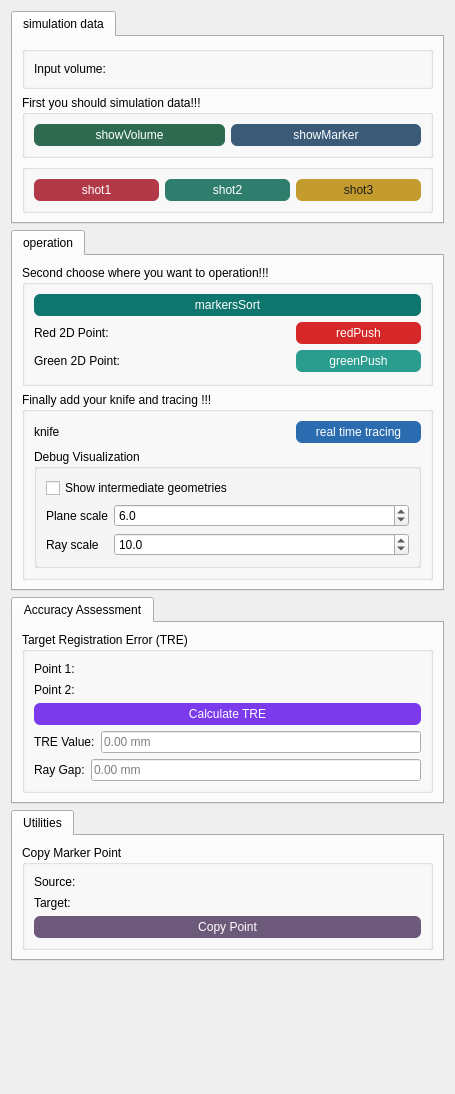
<?xml version="1.0" encoding="UTF-8"?>
<ui version="4.0">
 <class>Biplane</class>
 <widget class="qMRMLWidget" name="Biplane">
  <property name="geometry">
   <rect>
    <x>0</x>
    <y>0</y>
    <width>455</width>
    <height>1094</height>
   </rect>
  </property>
  <layout class="QVBoxLayout" name="verticalLayout">
   <item>
    <widget class="QTabWidget" name="tabWidget">
     <property name="currentIndex">
      <number>0</number>
     </property>
     <widget class="QWidget" name="tab">
      <attribute name="title">
       <string>simulation data</string>
      </attribute>
      <layout class="QVBoxLayout" name="verticalLayout_7">
       <item>
        <widget class="QGroupBox" name="groupBox_4">
         <property name="title">
          <string/>
         </property>
         <layout class="QHBoxLayout" name="horizontalLayout_6">
          <item>
           <layout class="QHBoxLayout" name="horizontalLayout_5">
            <item>
             <widget class="QLabel" name="label">
              <property name="text">
               <string>Input volume:</string>
              </property>
             </widget>
            </item>
            <item>
             <widget class="qMRMLNodeComboBox" name="inputSelector">
              <property name="toolTip">
               <string>Pick the input to the algorithm.</string>
              </property>
              <property name="nodeTypes">
               <stringlist notr="true">
                <string>vtkMRMLScalarVolumeNode</string>
               </stringlist>
              </property>
              <property name="showChildNodeTypes">
               <bool>false</bool>
              </property>
              <property name="addEnabled">
               <bool>false</bool>
              </property>
              <property name="removeEnabled">
               <bool>false</bool>
              </property>
              <property name="SlicerParameterName" stdset="0">
               <string>inputVolume</string>
              </property>
             </widget>
            </item>
           </layout>
          </item>
         </layout>
        </widget>
       </item>
       <item>
        <widget class="QGroupBox" name="groupBox">
         <property name="title">
          <string>First you should simulation data!!!</string>
         </property>
         <layout class="QHBoxLayout" name="horizontalLayout_7">
          <item>
           <layout class="QHBoxLayout" name="horizontalLayout">
            <item>
             <widget class="QPushButton" name="showVolumeButton">
              <property name="styleSheet">
               <string>QPushButton { background-color: #2d6a4f; color: white; border-radius: 6px; padding: 4px 10px; } QPushButton:hover { background-color: #1b4332; }</string>
              </property>
              <property name="text">
               <string>showVolume</string>
              </property>
             </widget>
            </item>
            <item>
             <widget class="QPushButton" name="showMarkerButton">
              <property name="styleSheet">
               <string>QPushButton { background-color: #3a5a78; color: white; border-radius: 6px; padding: 4px 10px; } QPushButton:hover { background-color: #2b4158; }</string>
              </property>
              <property name="text">
               <string>showMarker</string>
              </property>
             </widget>
            </item>
           </layout>
          </item>
         </layout>
        </widget>
       </item>
       <item>
        <widget class="QGroupBox" name="groupBox_5">
         <property name="title">
          <string/>
         </property>
         <layout class="QHBoxLayout" name="horizontalLayout_8">
          <item>
           <layout class="QVBoxLayout" name="verticalLayout_2">
            <item>
             <widget class="QPushButton" name="shot1AllButton">
              <property name="styleSheet">
               <string>QPushButton { background-color: #b23a48; color: white; border-radius: 6px; padding: 4px 10px; } QPushButton:hover { background-color: #8a2b36; }</string>
              </property>
              <property name="text">
               <string>shot1</string>
              </property>
             </widget>
            </item>
           </layout>
          </item>
          <item>
           <layout class="QVBoxLayout" name="verticalLayout_3">
            <item>
             <widget class="QPushButton" name="shot2AllButton">
              <property name="styleSheet">
               <string>QPushButton { background-color: #2f7d6d; color: white; border-radius: 6px; padding: 4px 10px; } QPushButton:hover { background-color: #225c51; }</string>
              </property>
              <property name="text">
               <string>shot2</string>
              </property>
             </widget>
            </item>
           </layout>
          </item>
          <item>
           <layout class="QVBoxLayout" name="verticalLayout_4">
            <item>
             <widget class="QPushButton" name="shot3AllButton">
              <property name="styleSheet">
               <string>QPushButton { background-color: #c49b2d; color: #1d1d1d; border-radius: 6px; padding: 4px 10px; } QPushButton:hover { background-color: #a37e1f; }</string>
              </property>
              <property name="text">
               <string>shot3</string>
              </property>
             </widget>
            </item>
           </layout>
          </item>
         </layout>
        </widget>
       </item>
      </layout>
     </widget>
    </widget>
   </item>
   <item>
    <widget class="QTabWidget" name="tabWidget_2">
     <property name="currentIndex">
      <number>0</number>
     </property>
     <widget class="QWidget" name="tab_2">
      <attribute name="title">
       <string>operation</string>
      </attribute>
      <layout class="QVBoxLayout" name="verticalLayout_8">
       <item>
        <widget class="QGroupBox" name="groupBox_2">
         <property name="title">
          <string>Second choose where you want to operation!!!</string>
         </property>
         <layout class="QVBoxLayout" name="verticalLayout_5">
          <item>
           <widget class="QPushButton" name="markersSortButton">
            <property name="styleSheet">
             <string>QPushButton { background-color: #0f766e; color: white; border-radius: 6px; padding: 4px 10px; } QPushButton:hover { background-color: #0a5b55; }</string>
            </property>
            <property name="text">
             <string>markersSort</string>
            </property>
           </widget>
          </item>
          <item>
           <layout class="QHBoxLayout" name="horizontalLayout_2">
            <item>
             <widget class="QLabel" name="label_6">
              <property name="text">
               <string>Red 2D Point:  </string>
              </property>
             </widget>
            </item>
            <item>
             <widget class="qMRMLNodeComboBox" name="Red2DPSelector">
              <property name="nodeTypes">
               <stringlist notr="true">
                <string>vtkMRMLMarkupsFiducialNode</string>
               </stringlist>
              </property>
              <property name="showChildNodeTypes">
               <bool>false</bool>
              </property>
              <property name="hideChildNodeTypes">
               <stringlist notr="true"/>
              </property>
              <property name="addEnabled">
               <bool>false</bool>
              </property>
              <property name="removeEnabled">
               <bool>false</bool>
              </property>
              <property name="interactionNodeSingletonTag">
               <string notr="true"/>
              </property>
             </widget>
            </item>
            <item>
             <widget class="QPushButton" name="redPushButton">
              <property name="styleSheet">
               <string>QPushButton { background-color: #d62828; color: white; border-radius: 6px; padding: 4px 10px; } QPushButton:hover { background-color: #a91f1f; }</string>
              </property>
              <property name="text">
               <string> redPush </string>
              </property>
             </widget>
            </item>
           </layout>
          </item>
          <item>
           <layout class="QHBoxLayout" name="horizontalLayout_3">
            <item>
             <widget class="QLabel" name="label_7">
              <property name="text">
               <string>Green 2D Point:</string>
              </property>
             </widget>
            </item>
            <item>
             <widget class="qMRMLNodeComboBox" name="Green2DPSelector">
              <property name="nodeTypes">
               <stringlist notr="true">
                <string>vtkMRMLMarkupsFiducialNode</string>
               </stringlist>
              </property>
              <property name="showChildNodeTypes">
               <bool>false</bool>
              </property>
              <property name="hideChildNodeTypes">
               <stringlist notr="true"/>
              </property>
              <property name="addEnabled">
               <bool>false</bool>
              </property>
              <property name="removeEnabled">
               <bool>false</bool>
              </property>
              <property name="interactionNodeSingletonTag">
               <string notr="true"/>
              </property>
             </widget>
            </item>
            <item>
             <widget class="QPushButton" name="greenPushButton">
              <property name="styleSheet">
               <string>QPushButton { background-color: #2a9d8f; color: white; border-radius: 6px; padding: 4px 10px; } QPushButton:hover { background-color: #1e7369; }</string>
              </property>
              <property name="text">
               <string>greenPush</string>
              </property>
             </widget>
            </item>
           </layout>
          </item>
         </layout>
        </widget>
       </item>
       <item>
        <widget class="QGroupBox" name="groupBox_3">
         <property name="title">
          <string>Finally add your knife and tracing !!!</string>
         </property>
         <layout class="QVBoxLayout" name="verticalLayout_6">
          <item>
           <layout class="QHBoxLayout" name="horizontalLayout_4">
            <item>
             <widget class="QLabel" name="label_2">
              <property name="text">
               <string>knife</string>
              </property>
             </widget>
            </item>
            <item>
             <widget class="qMRMLNodeComboBox" name="knifeSelector">
              <property name="nodeTypes">
               <stringlist notr="true">
                <string>vtkMRMLMarkupsFiducialNode</string>
               </stringlist>
              </property>
              <property name="showChildNodeTypes">
               <bool>false</bool>
              </property>
              <property name="hideChildNodeTypes">
               <stringlist notr="true"/>
              </property>
              <property name="addEnabled">
               <bool>false</bool>
              </property>
              <property name="removeEnabled">
               <bool>false</bool>
              </property>
              <property name="interactionNodeSingletonTag">
               <string notr="true"/>
              </property>
             </widget>
            </item>
            <item>
             <widget class="QPushButton" name="tracingPushButton">
              <property name="styleSheet">
               <string>QPushButton { background-color: #2b6cb0; color: white; border-radius: 6px; padding: 4px 10px; } QPushButton:hover { background-color: #214f82; }</string>
              </property>
              <property name="text">
               <string>real time tracing</string>
              </property>
             </widget>
            </item>
           </layout>
          </item>
          <item>
           <widget class="QGroupBox" name="groupBox_7">
            <property name="title">
             <string>Debug Visualization</string>
            </property>
            <layout class="QVBoxLayout" name="verticalLayout_11">
             <item>
              <widget class="QCheckBox" name="debugVisCheckBox">
               <property name="text">
                <string>Show intermediate geometries</string>
               </property>
               <property name="checked">
                <bool>false</bool>
               </property>
              </widget>
             </item>
             <item>
              <layout class="QFormLayout" name="formLayout_debugVis">
               <item row="0" column="0">
                <widget class="QLabel" name="label_debugPlaneScale">
                 <property name="text">
                  <string>Plane scale</string>
                 </property>
                </widget>
               </item>
               <item row="0" column="1">
                <widget class="QDoubleSpinBox" name="debugPlaneScaleSpinBox">
                 <property name="decimals">
                  <number>1</number>
                 </property>
                 <property name="minimum">
                  <double>1.000000000000000</double>
                 </property>
                 <property name="maximum">
                  <double>50.000000000000000</double>
                 </property>
                 <property name="singleStep">
                  <double>0.500000000000000</double>
                 </property>
                 <property name="value">
                  <double>6.000000000000000</double>
                 </property>
                </widget>
               </item>
               <item row="1" column="0">
                <widget class="QLabel" name="label_debugRayScale">
                 <property name="text">
                  <string>Ray scale</string>
                 </property>
                </widget>
               </item>
               <item row="1" column="1">
                <widget class="QDoubleSpinBox" name="debugRayScaleSpinBox">
                 <property name="decimals">
                  <number>1</number>
                 </property>
                 <property name="minimum">
                  <double>1.000000000000000</double>
                 </property>
                 <property name="maximum">
                  <double>50.000000000000000</double>
                 </property>
                 <property name="singleStep">
                  <double>0.500000000000000</double>
                 </property>
                 <property name="value">
                  <double>10.000000000000000</double>
                 </property>
                </widget>
               </item>
              </layout>
             </item>
            </layout>
           </widget>
          </item>
         </layout>
        </widget>
       </item>
      </layout>
     </widget>
    </widget>
   </item>
   <item>
    <widget class="QTabWidget" name="tabWidget_3">
     <property name="currentIndex">
      <number>0</number>
     </property>
     <widget class="QWidget" name="tab_3">
      <attribute name="title">
       <string>Accuracy Assessment</string>
      </attribute>
      <layout class="QVBoxLayout" name="verticalLayout_9">
       <item>
        <widget class="QGroupBox" name="groupBox_6">
         <property name="title">
          <string>Target Registration Error (TRE)</string>
         </property>
         <layout class="QVBoxLayout" name="verticalLayout_10">
          <item>
           <layout class="QHBoxLayout" name="horizontalLayout_9">
            <item>
             <widget class="QLabel" name="label_8">
              <property name="text">
               <string>Point 1:</string>
              </property>
             </widget>
            </item>
            <item>
             <widget class="qMRMLNodeComboBox" name="point1Selector">
              <property name="toolTip">
               <string>Select the first fiducial point</string>
              </property>
              <property name="nodeTypes">
               <stringlist notr="true">
                <string>vtkMRMLMarkupsFiducialNode</string>
               </stringlist>
              </property>
              <property name="showChildNodeTypes">
               <bool>false</bool>
              </property>
              <property name="addEnabled">
               <bool>false</bool>
              </property>
              <property name="removeEnabled">
               <bool>false</bool>
              </property>
             </widget>
            </item>
           </layout>
          </item>
          <item>
           <layout class="QHBoxLayout" name="horizontalLayout_10">
            <item>
             <widget class="QLabel" name="label_9">
              <property name="text">
               <string>Point 2:</string>
              </property>
             </widget>
            </item>
            <item>
             <widget class="qMRMLNodeComboBox" name="point2Selector">
              <property name="toolTip">
               <string>Select the second fiducial point</string>
              </property>
              <property name="nodeTypes">
               <stringlist notr="true">
                <string>vtkMRMLMarkupsFiducialNode</string>
               </stringlist>
              </property>
              <property name="showChildNodeTypes">
               <bool>false</bool>
              </property>
              <property name="addEnabled">
               <bool>false</bool>
              </property>
              <property name="removeEnabled">
               <bool>false</bool>
              </property>
             </widget>
            </item>
           </layout>
          </item>
          <item>
           <widget class="QPushButton" name="calculateTREButton">
            <property name="styleSheet">
             <string>QPushButton { background-color: #7c3aed; color: white; border-radius: 6px; padding: 4px 10px; } QPushButton:hover { background-color: #5b21b6; }</string>
            </property>
            <property name="text">
             <string>Calculate TRE</string>
            </property>
           </widget>
          </item>
          <item>
           <layout class="QHBoxLayout" name="horizontalLayout_11">
            <item>
             <widget class="QLabel" name="label_10">
              <property name="text">
               <string>TRE Value:</string>
              </property>
             </widget>
            </item>
            <item>
             <widget class="QLineEdit" name="treValueDisplay">
              <property name="readOnly">
               <bool>true</bool>
              </property>
              <property name="placeholderText">
               <string>0.00 mm</string>
              </property>
             </widget>
            </item>
           </layout>
          </item>
          <item>
           <layout class="QHBoxLayout" name="horizontalLayout_12">
            <item>
             <widget class="QLabel" name="label_11">
              <property name="text">
               <string>Ray Gap:</string>
              </property>
             </widget>
            </item>
            <item>
             <widget class="QLineEdit" name="lineGapDisplay">
              <property name="readOnly">
               <bool>true</bool>
              </property>
              <property name="placeholderText">
               <string>0.00 mm</string>
              </property>
             </widget>
            </item>
           </layout>
          </item>
         </layout>
        </widget>
       </item>
      </layout>
     </widget>
    </widget>
   </item>
   <item>
    <widget class="QTabWidget" name="tabWidget_4">
     <property name="currentIndex">
      <number>0</number>
     </property>
     <widget class="QWidget" name="tab_copyPoint">
      <attribute name="title">
       <string>Utilities</string>
      </attribute>
      <layout class="QVBoxLayout" name="verticalLayout_copyTab">
       <item>
        <widget class="QGroupBox" name="groupBox_copyPoint">
         <property name="title">
          <string>Copy Marker Point</string>
         </property>
         <layout class="QVBoxLayout" name="verticalLayout_copyPoint">
          <item>
           <layout class="QHBoxLayout" name="horizontalLayout_copyPointSource">
            <item>
             <widget class="QLabel" name="label_copySource">
              <property name="text">
               <string>Source:</string>
              </property>
             </widget>
            </item>
            <item>
             <widget class="qMRMLNodeComboBox" name="copySourceSelector">
              <property name="nodeTypes">
               <stringlist notr="true">
                <string>vtkMRMLMarkupsFiducialNode</string>
               </stringlist>
              </property>
              <property name="showChildNodeTypes">
               <bool>false</bool>
              </property>
              <property name="addEnabled">
               <bool>false</bool>
              </property>
              <property name="removeEnabled">
               <bool>false</bool>
              </property>
             </widget>
            </item>
           </layout>
          </item>
          <item>
           <layout class="QHBoxLayout" name="horizontalLayout_copyPointTarget">
            <item>
             <widget class="QLabel" name="label_copyTarget">
              <property name="text">
               <string>Target:</string>
              </property>
             </widget>
            </item>
            <item>
             <widget class="qMRMLNodeComboBox" name="copyTargetSelector">
              <property name="nodeTypes">
               <stringlist notr="true">
                <string>vtkMRMLMarkupsFiducialNode</string>
               </stringlist>
              </property>
              <property name="showChildNodeTypes">
               <bool>false</bool>
              </property>
              <property name="addEnabled">
               <bool>false</bool>
              </property>
              <property name="removeEnabled">
               <bool>false</bool>
              </property>
             </widget>
            </item>
           </layout>
          </item>
          <item>
           <widget class="QPushButton" name="copyPointButton">
            <property name="styleSheet">
             <string>QPushButton { background-color: #6d597a; color: white; border-radius: 6px; padding: 4px 10px; } QPushButton:hover { background-color: #5b4a66; }</string>
            </property>
            <property name="text">
             <string>Copy Point</string>
            </property>
           </widget>
          </item>
         </layout>
        </widget>
       </item>
      </layout>
     </widget>
    </widget>
   </item>
   <item>
    <spacer name="verticalSpacer">
     <property name="orientation">
      <enum>Qt::Vertical</enum>
     </property>
     <property name="sizeHint" stdset="0">
      <size>
       <width>20</width>
       <height>40</height>
      </size>
     </property>
    </spacer>
   </item>
  </layout>
 </widget>
 <customwidgets>
  <customwidget>
   <class>qMRMLNodeComboBox</class>
   <extends>QWidget</extends>
   <header>qMRMLNodeComboBox.h</header>
  </customwidget>
  <customwidget>
   <class>qMRMLWidget</class>
   <extends>QWidget</extends>
   <header>qMRMLWidget.h</header>
   <container>1</container>
  </customwidget>
 </customwidgets>
 <resources/>
 <connections>
  <connection>
   <sender>Biplane</sender>
   <signal>mrmlSceneChanged(vtkMRMLScene*)</signal>
   <receiver>inputSelector</receiver>
   <slot>setMRMLScene(vtkMRMLScene*)</slot>
   <hints>
    <hint type="sourcelabel">
     <x>122</x>
     <y>132</y>
    </hint>
    <hint type="destinationlabel">
     <x>248</x>
     <y>61</y>
    </hint>
   </hints>
  </connection>
  <connection>
   <sender>Biplane</sender>
   <signal>mrmlSceneChanged(vtkMRMLScene*)</signal>
   <receiver>knifeSelector</receiver>
   <slot>setMRMLScene(vtkMRMLScene*)</slot>
   <hints>
    <hint type="sourcelabel">
     <x>237</x>
     <y>333</y>
    </hint>
    <hint type="destinationlabel">
     <x>253</x>
     <y>545</y>
    </hint>
   </hints>
  </connection>
  <connection>
   <sender>Biplane</sender>
   <signal>mrmlSceneChanged(vtkMRMLScene*)</signal>
   <receiver>Red2DPSelector</receiver>
   <slot>setMRMLScene(vtkMRMLScene*)</slot>
   <hints>
    <hint type="sourcelabel">
     <x>237</x>
     <y>314</y>
    </hint>
    <hint type="destinationlabel">
     <x>289</x>
     <y>402</y>
    </hint>
   </hints>
  </connection>
  <connection>
   <sender>Biplane</sender>
   <signal>mrmlSceneChanged(vtkMRMLScene*)</signal>
   <receiver>Green2DPSelector</receiver>
   <slot>setMRMLScene(vtkMRMLScene*)</slot>
   <hints>
    <hint type="sourcelabel">
     <x>237</x>
     <y>319</y>
    </hint>
    <hint type="destinationlabel">
     <x>289</x>
     <y>459</y>
    </hint>
   </hints>
  </connection>
  <connection>
   <sender>Biplane</sender>
   <signal>mrmlSceneChanged(vtkMRMLScene*)</signal>
   <receiver>point1Selector</receiver>
   <slot>setMRMLScene(vtkMRMLScene*)</slot>
   <hints>
    <hint type="sourcelabel">
     <x>227</x>
     <y>451</y>
    </hint>
    <hint type="destinationlabel">
     <x>289</x>
     <y>451</y>
    </hint>
   </hints>
  </connection>
  <connection>
   <sender>Biplane</sender>
   <signal>mrmlSceneChanged(vtkMRMLScene*)</signal>
   <receiver>point2Selector</receiver>
   <slot>setMRMLScene(vtkMRMLScene*)</slot>
   <hints>
    <hint type="sourcelabel">
     <x>227</x>
     <y>481</y>
    </hint>
    <hint type="destinationlabel">
     <x>289</x>
     <y>481</y>
    </hint>
   </hints>
  </connection>
 </connections>
</ui>
